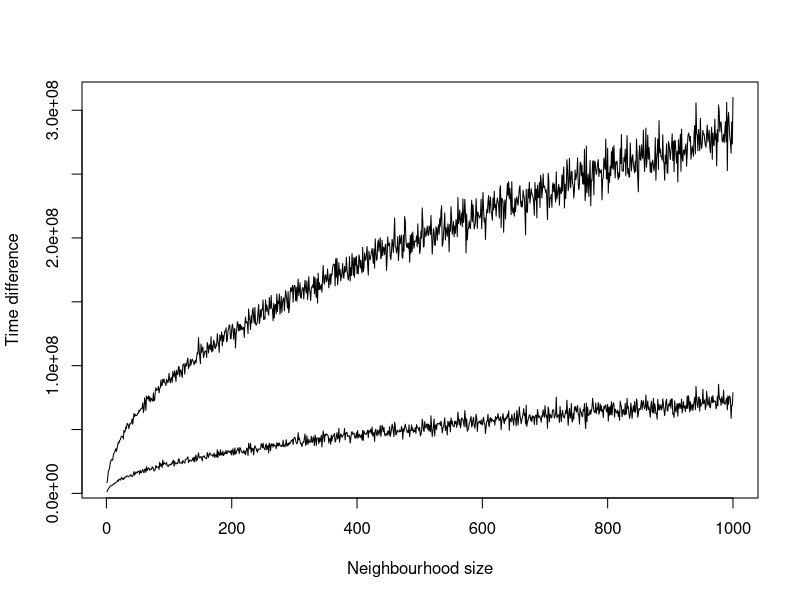

This chart was generated by the following R code:
maxNeighbourhoodSize <- 1000
bits <- 512
time <- 5*(10^6)

#simulate Tg for neighbourhood of size n
Tg <- function (sampleSize, n, expectedTime) {
  return (rgamma(sampleSize, n, 1/expectedTime))
}

#generates |Tg-Tghi| with a neighbourhood of size n for a certain number of bits
generateDiffs <- function (n, numberOfBits, expectedTime) {
  return (abs(diff(Tg (numberOfBits, n, expectedTime))))
}

input <- 1:maxNeighbourhoodSize
meansMax <- c()
meansMin <- c()

for (i in input) {
  temp <- generateDiffs(i, bits, time)
  
  medianTemp<-median(temp)
  
  meansMax<-c(meansMax, mean(temp[temp >= medianTemp]))
  meansMin<-c(meansMin, mean(temp[temp < medianTemp]))
}

plot(input, meansMax, type ='l', xlab="Neighbourhood size", ylab="Time difference")
lines(input, meansMin)
